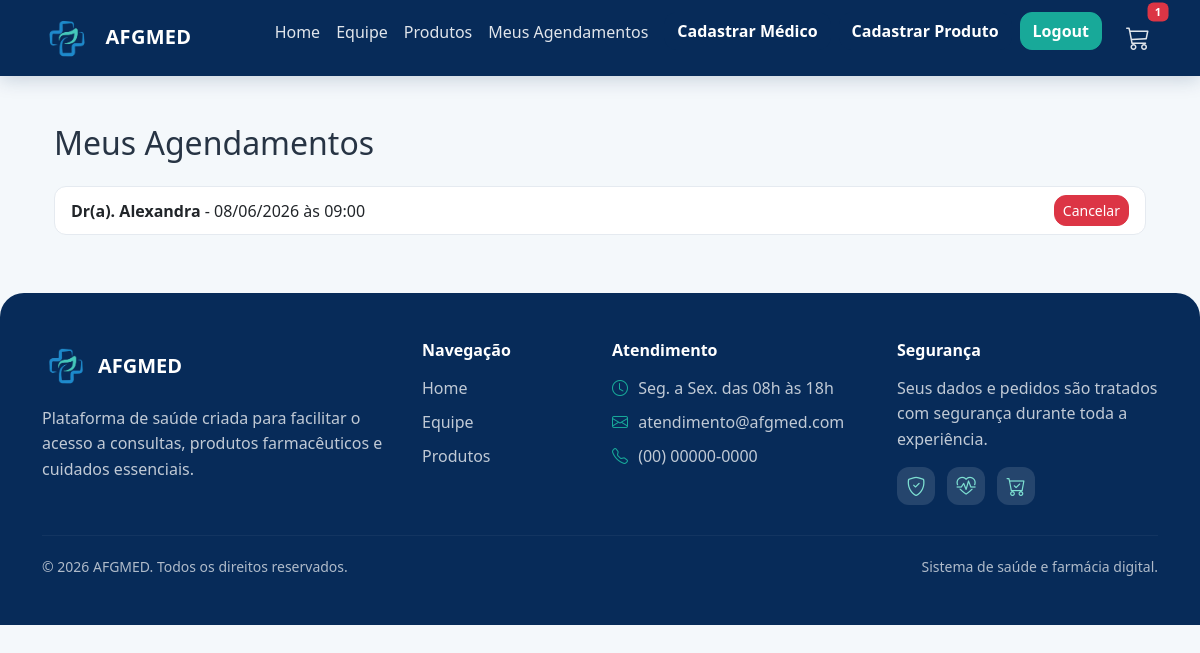
Page /meus_agendamentos (signed in) on the earlier database version.
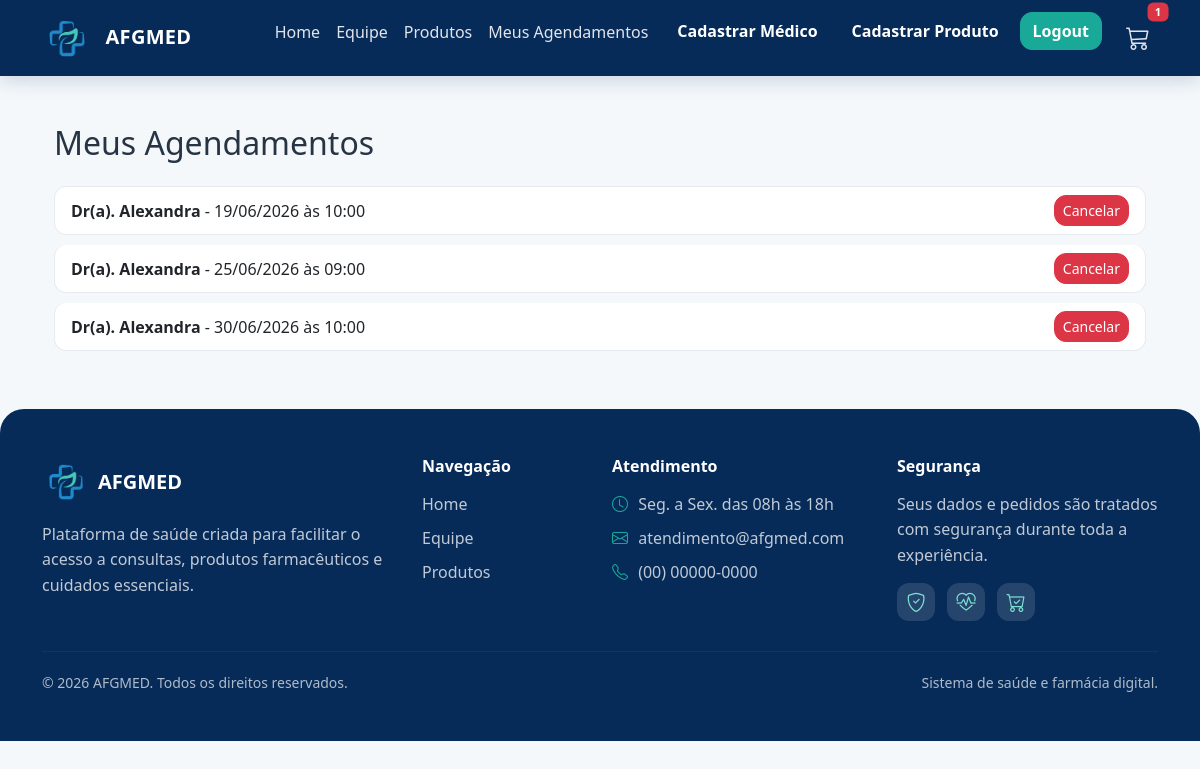
Same page on the later database version.
### projetoafgmed/models.py (models this page shows, shortened)
class Consulta(database.Model):
    id = database.Column(database.Integer, primary_key=True)
    medico_id = database.Column(
        database.Integer,
        database.ForeignKey('medico.id'),  # usa o nome correto da tabela de médicos
        nullable=False
    )
    paciente_nome = database.Column(database.String(100), nullable=False)
    horario = database.Column(database.String(20), nullable=False)
    data = database.Column(database.Date, default=datetime.today)
    medico = database.relationship('Medico', backref=database.backref('consultas', lazy=True))

class Medico(database.Model):
    id = database.Column(database.Integer, primary_key=True)
    nome = database.Column(database.String, nullable=False)
    especialidade = database.Column(database.String, nullable=False)
    email = database.Column(database.String)
    telefone = database.Column(database.String)
    foto = database.Column(database.String, default="default.jpg")
    data_criacao = database.Column(database.DateTime, nullable=False, default=datetime.utcnow)

### projetoafgmed/routes.py (the view)
@app.route('/meus_agendamentos')
@login_required
def meus_agendamentos():
    consultas = Consulta.query.filter_by(paciente_nome=current_user.nome).order_by(Consulta.data, Consulta.horario).all()
    return render_template('meus_agendamentos.html', consultas=consultas)

### projetoafgmed/models.py (called while the page is built)
@login_manager.user_loader
def load_usuario(id_usuario):
    return Usuario.query.get(int(id_usuario))

### projetoafgmed/routes.py (called while the page is built, shortened)
@app.context_processor
def carrinho_global():
    if current_user.is_authenticated:
        carrinho = Carrinho.query.filter_by(
            id_usuario=current_user.id,
            status="ativo"
        ).first()
        itens = carrinho.itens if carrinho else []
        total = sum(item.quantidade * item.preco_unitario for item in itens)
        quantidade = sum(item.quantidade for item in itens)
        return {
            "carrinho": carrinho,
            "itens_carrinho": itens,
            "total_carrinho": total,
            "quantidade_carrinho": quantidade
        }

### projetoafgmed/templates/meus_agendamentos.html (shortened to what this page needs)
{% extends 'base.html' %}
{% block content %}
<div class="container mt-5">
    <h2 class="mb-4">Meus Agendamentos</h2>
    {% if consultas %}
        <ul class="list-group">
            {% for c in consultas %}
                <li class="list-group-item d-flex justify-content-between align-items-center">
                    <div>
                        <strong>Dr(a). {{ c.medico.nome }}</strong> -
                        {{ c.data.strftime('%d/%m/%Y') }} às {{ c.horario }}
                    </div>
                    <form method="POST" action="{{ url_for('cancelar_consulta', consulta_id=c.id) }}">
                        <button type="submit" class="btn btn-danger btn-sm">Cancelar</button>
                    </form>
                </li>
            {% endfor %}
        </ul>
    {% else %}
        <p>Você não possui consultas agendadas.</p>
    {% endif %}
</div>
{% endblock %}

### projetoafgmed/templates/base.html (shortened to what this page needs)
<!DOCTYPE html>
<html lang="pt-br">
<head>
    <link href="https://cdn.jsdelivr.net/npm/bootstrap@5.3.8/dist/css/bootstrap.min.css" rel="stylesheet">
    <link rel="stylesheet" href="https://cdn.jsdelivr.net/npm/bootstrap-icons@1.11.3/font/bootstrap-icons.css">
    <link rel="stylesheet" href="{{ url_for('static', filename='css/style.css') }}">
</head>
<body>
<nav class="navbar navbar-expand-lg navbar-dark bg-dark">
    <div class="container">
        <a class="navbar-brand" href="{{ url_for('homepage') }}">
            <img src="{{ url_for('static', filename='imagens/logo.jpg') }}" alt="Logo" width="50" class="me-2">
            AFGMED
        </a>
        <div class="collapse navbar-collapse" id="navbarNav">
            <ul class="navbar-nav ms-auto">
                <li class="nav-item">
                    <a class="nav-link" href="{{ url_for('homepage') }}">Home</a>
                </li>
                <li class="nav-item">
                    <a class="nav-link" href="{{ url_for('medicos') }}">Equipe</a>
                </li>
                <li class="nav-item">
                    <a class="nav-link" href="{{ url_for('produtos') }}">Produtos</a>
                </li>
                <li class="nav-item">
                    <a class="nav-link" href="{{ url_for('meus_agendamentos') }}">Meus Agendamentos</a>
                </li>
                {% if current_user.is_authenticated %}
                    {% if current_user.is_admin %}
                        <li class="nav-item ms-2">
                            <a class="btn btn-primary" href="{{ url_for('cadastro_medico') }}">Cadastrar Médico</a>
                        </li>
                        <li class="nav-item ms-2">
                            <a class="btn btn-primary" href="{{ url_for('cadastro_produto') }}">Cadastrar Produto</a>
                        </li>
                    {% endif %}
                    <li class="nav-item ms-2">
                        <a class="btn btn-success" href="{{ url_for('logout') }}">Logout</a>
                    </li>
                {% endif %}
                <li class="nav-item position-relative ms-3">
                    <a class="nav-link" href="#" data-bs-toggle="offcanvas" data-bs-target="#carrinhoLateral" aria-controls="carrinhoLateral">
                        <i class="bi bi-cart3" style="font-size: 1.5rem;"></i>
                        {% if carrinho %}
                            <span class="badge bg-danger position-absolute top-0 start-100 translate-middle">
                                {{ quantidade_carrinho }}
                            </span>
                        {% endif %}
                    </a>
                </li>
            </ul>
        </div>
    </div>
</nav>
<main class="container mt-5">
    {% block content %}{% endblock %}
</main>
<footer class="footer-afg mt-5">
    <div class="container py-5">
        <div class="row g-4">
            <div class="col-md-4">
                <div class="d-flex align-items-center mb-3">
                    <img src="{{ url_for('static', filename='imagens/logo.jpg') }}"
                         alt="Logo AFGMED"
                         width="48"
                         class="footer-logo me-2">
                    <h5 class="mb-0 fw-bold">AFGMED</h5>
                </div>
                <p class="footer-text">
                    Plataforma de saúde criada para facilitar o acesso a consultas,
                    produtos farmacêuticos e cuidados essenciais.
                </p>
            </div>
            <div class="col-md-2">
                <h6 class="footer-title">Navegação</h6>
                <ul class="footer-links">
                    <li><a href="{{ url_for('homepage') }}">Home</a></li>
                    <li><a href="{{ url_for('medicos') }}">Equipe</a></li>
                    <li><a href="{{ url_for('produtos') }}">Produtos</a></li>
                </ul>
            </div>
            <div class="col-md-3">
                <h6 class="footer-title">Atendimento</h6>
                <ul class="footer-links">
                    <li><i class="bi bi-clock"></i> Seg. a Sex. das 08h às 18h</li>
                    <li><i class="bi bi-envelope"></i> atendimento@afgmed.com</li>
                    <li><i class="bi bi-telephone"></i> (00) 00000-0000</li>
                </ul>
            </div>
            <div class="col-md-3">
                <h6 class="footer-title">Segurança</h6>
                <p class="footer-text">
                    Seus dados e pedidos são tratados com segurança durante toda a experiência.
                </p>
                <div class="footer-icons">
                    <i class="bi bi-shield-check"></i>
                    <i class="bi bi-heart-pulse"></i>
                    <i class="bi bi-cart-check"></i>
                </div>
            </div>
        </div>
        <hr class="footer-line">
        <div class="d-flex flex-column flex-md-row justify-content-between align-items-center gap-2">
            <small>© 2026 AFGMED. Todos os direitos reservados.</small>
            <small>Sistema de saúde e farmácia digital.</small>
        </div>
    </div>
</footer>
</body>
</html>

### projetoafgmed/static/css/style.css (style rules this page uses)
body { background: #f4f8fb; color: #273444; font-family: 'Segoe UI', Tahoma, Geneva, Verdana, sans-serif; }
.navbar { background: #072B59 !important; box-shadow: 0 4px 18px rgba(7, 43, 89, 0.18); }
.navbar-brand { font-weight: 700; letter-spacing: .3px; }
.navbar-brand img { border-radius: 10px; object-fit: cover; }
.navbar .nav-link { color: rgba(255, 255, 255, .88) !important; font-weight: 500; }
.btn { border-radius: 12px; transition: .2s ease; }
.btn-primary { background-color: #072B59; border-color: #072B59; font-weight: 700; }
.btn-success { background-color: #18A999; border-color: #18A999; font-weight: 700; }
.badge.bg-danger { font-size: 0.7rem; }
.list-group-item { border-radius: 12px !important; margin-bottom: 10px; border: 1px solid #e5eaf0; }
.footer-afg { background: #072B59; color: #ffffff; border-radius: 24px 24px 0 0; }
.footer-logo { border-radius: 10px; object-fit: cover; }
.footer-text { color: rgba(255, 255, 255, 0.75); line-height: 1.6; margin-bottom: 0; }
.footer-title { font-weight: 700; margin-bottom: 15px; color: #ffffff; }
.footer-links { list-style: none; padding: 0; margin: 0; }
.footer-links li { margin-bottom: 10px; color: rgba(255, 255, 255, 0.75); }
.footer-links a { color: rgba(255, 255, 255, 0.75); text-decoration: none; transition: .2s ease; }
.footer-links i { color: #18A999; margin-right: 6px; }
.footer-icons { display: flex; gap: 12px; margin-top: 15px; }
.footer-icons i { width: 38px; height: 38px; background: rgba(255, 255, 255, 0.12); color: #7ee0d2; border-radius: 12px; display: grid; place-items: center; font-size: 1.2rem; }
.footer-line { border-color: rgba(255, 255, 255, 0.18); margin: 30px 0 20px; }
.footer-afg small { color: rgba(255, 255, 255, 0.68); }

Differences in the rows shown:
removed Consulta: medico.nome "Alexandra", data "08/06/2026", horario "09:00"
added Consulta: medico.nome "Alexandra", data "19/06/2026", horario "10:00"
added Consulta: medico.nome "Alexandra", data "25/06/2026", horario "09:00"
added Consulta: medico.nome "Alexandra", data "30/06/2026", horario "10:00"
